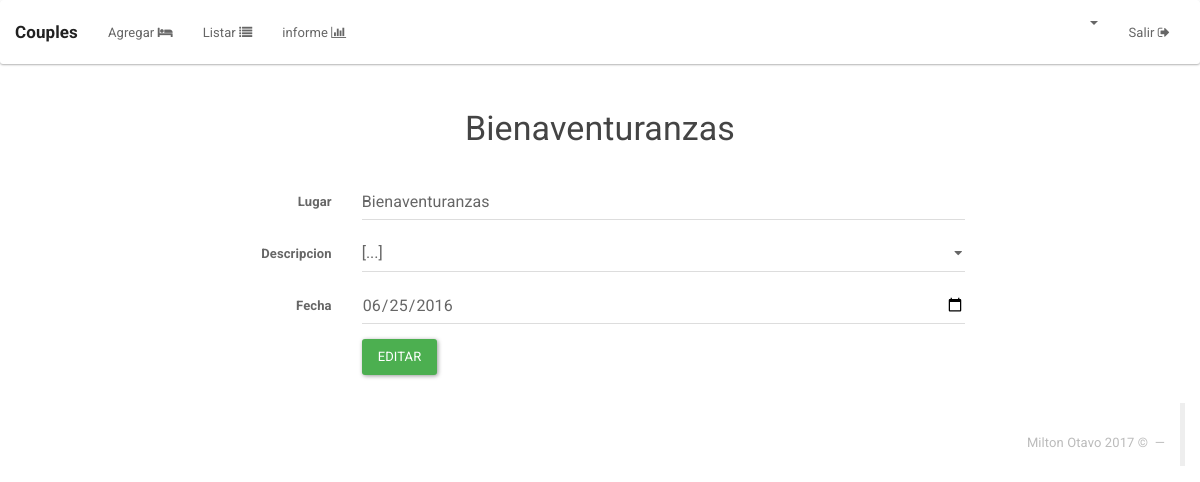
The app's page /Temas/editar/2 (signed in) with its own data.
### tables this page shows
CREATE TABLE `tema` (
  `ID_TEMA` int(11) NOT NULL,
  `TEMA` varchar(50) NOT NULL,
  `DESCRIPCION` text NOT NULL,
  `FECHA` date DEFAULT NULL,
  `USUARIOLOG` bigint(11) NOT NULL,
  `FECHALOG` timestamp NOT NULL DEFAULT CURRENT_TIMESTAMP ON UPDATE CURRENT_TIMESTAMP
);

### index.php (called while the page is built, shortened)
<?php
if (isset($_SESSION['app_id'])) {
	require_once "Core/Models/Conexion.php";
}
Core\Config\Enrutador::run(new Core\Config\Request());
?>

### Core/Models/Conexion.php (called while the page is built, shortened)
<?php namespace Core\Models;
class Conexion{
	private $datos= array (
		"host"=>DB_HOST,
		"user"=>DB_USER,
		"pass"=>DB_PASS,
		"db"=>DB_NAME
		);
	private $db;
	public function __construct()
	{
		$this->db = new \mysqli(
			$this->datos['host'],
			$this->datos['user'],
			$this->datos['pass'],
			$this->datos['db']
			);
		$this->db-> set_charset("utf8");
	}
	public function consultaRetorno($sql){
		$datos = $this->db->query($sql);
		return $datos;
	}
}
?>

### Core/Config/Request.php (called while the page is built, shortened)
<?php namespace Core\Config;
class Request{
	private $metodo;
	private $argumento;
	public function __construct(){
		if(isset($_GET['url'])){
			$ruta = filter_input(INPUT_GET, 'url', FILTER_SANITIZE_URL);
			$ruta = explode("/", $ruta);
			$ruta = array_filter($ruta);
			if($ruta[0] == "index.php"){
				$this->controlador = "Login";
			}else{
				$this->controlador = strtolower(array_shift($ruta));
			}
			$this->metodo = strtolower(array_shift($ruta));
			$this->argumento = $ruta;
		}else{
			$this->controlador = "Login";
			$this->metodo = "index";
		}
	}
	public function getMetodo(){
		return $this->metodo;
	}
	public function getArgumento(){
		return $this->argumento;
	}
}
?>

### Core/Controllers/TemasController.php (called while the page is built, shortened)
<?php namespace Core\Controllers;
class TemasController{
	private $Tema;
	public function __construct(){
		$this->Tema = new Tema();
	}
	public function editar($id){
		if (!$_POST) {
			$this->Tema->__set("idTema", $id);
			$datos=$this->Tema->view();
			return $datos;
		}
	}
}
?>

### Core/Models/Tema.php (called while the page is built, shortened)
<?php namespace Core\Models;
class Tema {
	private $idTema;
	private $db;
	public function __construct(){
		$this->db = new Conexion();
	}
	public function view(){
		$sql="SELECT t.*, u.* FROM tema t  INNER JOIN usuarios u ON t.USUARIOLOG=u.ID  WHERE ID_TEMA='{$this->idTema}'";
		$datos = $this->db->consultaRetorno($sql);
		$row = mysqli_fetch_assoc($datos);
		return $row;
	}
}
?>

### HTML/Temas/editar.php (the view, shortened to what this page needs)
<html>
<head>
	<?php include(HTML_DIR.'/overall/header.php') ?>
</head>
<body>
	<?php include(HTML_DIR.'/overall/nav.php') ?>
	<div class="container">
		<h3 align="center"> <?php echo  $datos['TEMA'] ;  ?></h3>
		<br>
		<div class="">
			<div class="col-md-2"></div>
			<div class="col-md-8">
				<form class="form-horizontal" enctype="multipart/form-data" method="POST">
					<fieldset>
						<div class="form-group">
							<label for="inputNombres" class="col-lg-2 control-label">Lugar</label>
							<div class="col-lg-10">
								<input type="text" class="form-control" name="inputTema" placeholder="Casa"   value="<?php echo $datos['TEMA'] ?>">
							</div>
						</div>
						<div class="form-group">
							<label for="inputPrimerApellido" class="col-lg-2 control-label">Descripcion</label>
							<div class="col-lg-10">
								<select name="inputDescripcion" id="inputDescripcion"  class="form-control">
									<option value="">[...]</option>
								</select>
							</div>
						</div>
						<div class="form-group">
							<label for="inputSegundoApellido" class="col-lg-2 control-label"  style="font-weight: bold;">Fecha</label>
							<div class="col-lg-10">
								<input type="date" class="form-control" name="inputFecha" value="<?php echo $datos['FECHA'] ?>">
							</div>
						</div>
						<div class="form-group">
							<div class="col-lg-10 col-lg-offset-2">
								<button type="submit" class="btn btn-success">Editar</button>
							</div>
						</div>
					</fieldset>
				</form>
			</div>
			<div class="col-md-2"></div>
		</div>
	</div>
	<?php include(HTML_DIR.'/overall/footer.php') ?>
</body>
</html>

### Views/css/general.css (style rules this page uses)
label { font-weight: bold; }

### records on screen
tema: TEMA "Bienaventuranzas", inputTema "Bienaventuranzas", inputFecha "06/25/2016"
